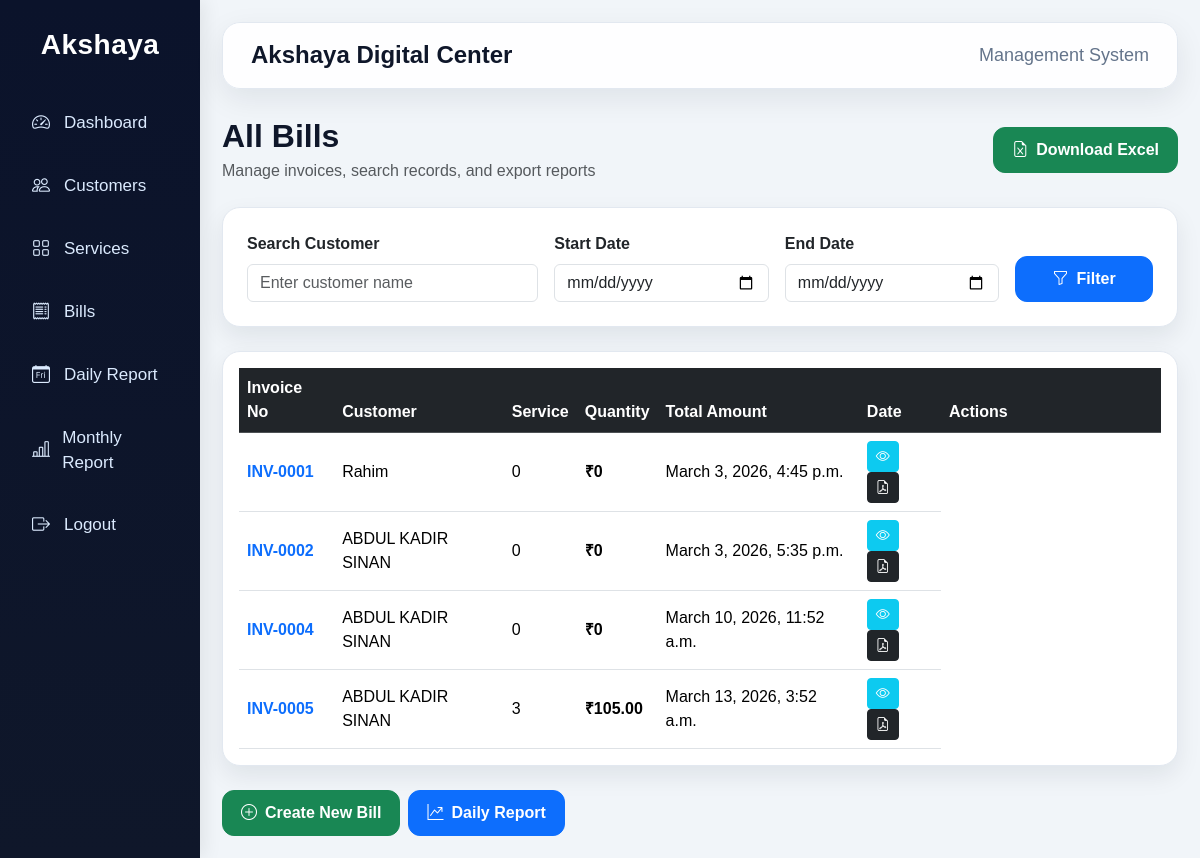
/bills/ (signed in), run on the app's committed database.
### core/models.py (models this page shows, shortened)
class Bill(models.Model):
    invoice_number = models.CharField(max_length=20, blank=True, null=True)
    customer = models.ForeignKey(Customer, on_delete=models.CASCADE)
    date = models.DateTimeField(auto_now_add=True)
    created_by = models.ForeignKey(User, on_delete=models.SET_NULL, null=True, blank=True)
    def get_total_amount(self):
        total = sum(item.total_amount for item in self.items.all())
        return total

class Customer(models.Model):
    name = models.CharField(max_length=200)
    phone = models.CharField(max_length=15)
    address = models.TextField()

class BillItem(models.Model):
    bill = models.ForeignKey(Bill, on_delete=models.CASCADE, related_name='items')
    service = models.ForeignKey(Service, on_delete=models.CASCADE)
    quantity = models.IntegerField(default=1)
    price = models.DecimalField(max_digits=10, decimal_places=2)
    total_amount = models.DecimalField(max_digits=10, decimal_places=2)

### core/views.py (the view)
# urls.py: path('bills/', views.bill_list, name='bill_list'),
@login_required
def bill_list(request):
    bills = Bill.objects.all()
    search_query = request.GET.get('search')
    if search_query:
        bills = bills.filter(customer__name__icontains=search_query)
    start_date = request.GET.get('start_date')
    end_date = request.GET.get('end_date')
    if start_date and end_date:
        bills = bills.filter(date__date__range=[start_date, end_date])
    context = {
        'bills': bills
    }
    return render(request, 'bill_list.html', context)

### templates/bill_list.html
{% extends 'base.html' %}
{% block content %}
<div class="d-flex flex-wrap justify-content-between align-items-center gap-3 mb-4">
    <div>
        <h2 class="page-title mb-1">All Bills</h2>
        <p class="text-muted mb-0">Manage invoices, search records, and export reports</p>
    </div>
    <a href="/export-bills/" class="btn btn-success btn-custom">
        <i class="bi bi-file-earmark-excel me-2"></i>Download Excel
    </a>
</div>
<div class="custom-table p-4 mb-4">
    <form method="get" class="row g-3">
        <div class="col-lg-4 col-md-6">
            <label class="form-label fw-semibold">Search Customer</label>
            <input type="text" name="search" class="form-control" placeholder="Enter customer name">
        </div>
        <div class="col-lg-3 col-md-6">
            <label class="form-label fw-semibold">Start Date</label>
            <input type="date" name="start_date" class="form-control">
        </div>
        <div class="col-lg-3 col-md-6">
            <label class="form-label fw-semibold">End Date</label>
            <input type="date" name="end_date" class="form-control">
        </div>
        <div class="col-lg-2 col-md-6 d-flex align-items-end">
            <button type="submit" class="btn btn-primary btn-custom w-100">
                <i class="bi bi-funnel me-2"></i>Filter
            </button>
        </div>
    </form>
</div>
<div class="custom-table p-3">
    <div class="table-responsive">
        <table class="table table-hover align-middle mb-0">
            <thead class="table-dark">
                <tr>
                    <th>Invoice No</th>
                    <th>Customer</th>
                    <th>Service</th>
                    <th>Quantity</th>
                    <th>Total Amount</th>
                    <th>Date</th>
                    <th style="min-width: 220px;">Actions</th>
                </tr>
            </thead>
            <tbody>
                  {% for bill in bills %}
                 <tr>
                 <td>
                 <span class="fw-semibold text-primary">
                 {{ bill.invoice_number }}
                 </span>
                 </td>
                 <td>{{ bill.customer.name }}</td>
                 <td>{{ bill.items.count }}</td>
                 <td class="fw-semibold">
                 ₹{{ bill.get_total_amount }}
                 </td>
                 <td>{{ bill.date }}</td>
                 <td>
                 <a href="/invoice/{{ bill.id }}/" class="btn btn-info btn-sm text-white">
                 <i class="bi bi-eye"></i>
                 </a>
                 <a href="/download-invoice/{{ bill.id }}/" class="btn btn-dark btn-sm">
                 <i class="bi bi-file-earmark-pdf"></i>
                 </a>
                 </td>
                 </tr>
                 {% empty %}
                 <tr>
                 <td colspan="6" class="text-center py-4 text-muted">
                 No bills found
                 </td>
                 </tr>
                 {% endfor %}
                 </tbody>
        </table>
    </div>
</div>
<div class="mt-4 d-flex flex-wrap gap-2">
    <a href="/create-bill/" class="btn btn-success btn-custom">
        <i class="bi bi-plus-circle me-2"></i>Create New Bill
    </a>
    <a href="/daily-report/" class="btn btn-primary btn-custom">
        <i class="bi bi-graph-up-arrow me-2"></i>Daily Report
    </a>
</div>
{% endblock %}

### templates/base.html (shortened to what this page needs)
<!DOCTYPE html>
<html>
<head>
    <link href="https://cdn.jsdelivr.net/npm/bootstrap@5.3.2/dist/css/bootstrap.min.css" rel="stylesheet">
    <link rel="stylesheet" href="https://cdn.jsdelivr.net/npm/bootstrap-icons@1.11.3/font/bootstrap-icons.min.css">
</head>
<body>
<div class="container-fluid">
    <div class="row">
        <div class="col-lg-2 col-md-3 sidebar">
            <h3>Akshaya</h3>
            <a href="/dashboard/"><i class="bi bi-speedometer2"></i>Dashboard</a>
            <a href="/customers/"><i class="bi bi-people"></i>Customers</a>
            <a href="/services/"><i class="bi bi-grid"></i>Services</a>
            <a href="/bills/"><i class="bi bi-receipt"></i>Bills</a>
            <a href="/daily-report/"><i class="bi bi-calendar-day"></i>Daily Report</a>
            <a href="/monthly-report/"><i class="bi bi-bar-chart-line"></i>Monthly Report</a>
            <a href="/logout/"><i class="bi bi-box-arrow-right"></i>Logout</a>
        </div>
        <div class="col-lg-10 col-md-9 content-area">
            <div class="topbar d-flex justify-content-between align-items-center">
                <h4>Akshaya Digital Center</h4>
                <span>Management System</span>
            </div>
            {% block content %}
            {% endblock %}
        </div>
    </div>
</div>
</body>
</html>

### templates/base.html (style rules this page uses)
body { background: #f1f5f9; font-family: Arial, sans-serif; }
.sidebar { min-height: 100vh; background: linear-gradient(180deg, #0b132b, #0f172a); color: white; padding: 28px 18px; box-shadow: 4px 0 18px rgba(0,0,0,0.08); }
.sidebar h3 { font-weight: 700; margin-bottom: 35px; text-align: center; letter-spacing: 0.5px; }
.sidebar a { display: flex; align-items: center; gap: 12px; color: #dbeafe; text-decoration: none; padding: 13px 14px; margin-bottom: 10px; border-radius: 12px; transition: all 0.3s ease; font-size: 17px; }
.sidebar a i { font-size: 18px; width: 20px; }
.content-area { padding: 22px; }
.topbar { background: rgba(255,255,255,0.9); backdrop-filter: blur(8px); border-radius: 18px; padding: 18px 28px; box-shadow: 0 10px 30px rgba(15,23,42,0.08); margin-bottom: 28px; border: 1px solid #e2e8f0; }
.topbar h4 { font-weight: 700; color: #0f172a; margin: 0; }
.topbar span { color: #64748b; font-size: 18px; }
.page-title { font-weight: 700; color: #0f172a; margin-bottom: 24px; }
.custom-table { background: white; border-radius: 18px; box-shadow: 0 10px 24px rgba(15,23,42,0.08); border: 1px solid #e2e8f0; }
.btn-custom { border-radius: 12px; padding: 10px 18px; font-weight: 600; }

### data on the page
Bill: invoice_number "INV-0001", customer.name "Rahim", items.count "0", get_total_amount "0", date "March 3, 2026, 4:45 p.m."
Bill: invoice_number "INV-0002", customer.name "ABDUL KADIR SINAN", items.count "0", get_total_amount "0", date "March 3, 2026, 5:35 p.m."
Bill: invoice_number "INV-0004", customer.name "ABDUL KADIR SINAN", items.count "0", get_total_amount "0", date "March 10, 2026, 11:52 a.m."
Bill: invoice_number "INV-0005", customer.name "ABDUL KADIR SINAN", items.count "3", get_total_amount "105.00", date "March 13, 2026, 3:52 a.m."
